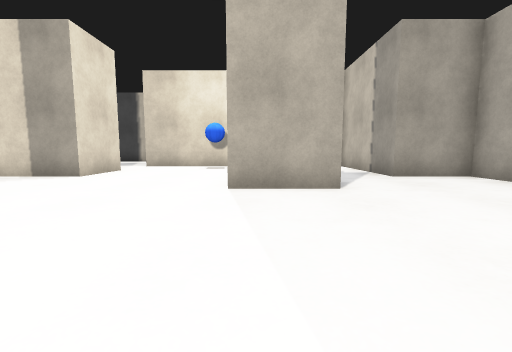
[1] (above)

21 first-person views from a walk through a world built for the Gazebo simulator. The camera is 0.35 m above the floor, tilts 6° down and sees 90° across. The floor is counted in squares, 0.5 m on a side. Each view is taken from the middle of a square. On the plan, view 1 faces up. The plan holds only what a view shows up to about 9 squares ahead; the rest is blank. The robots in the file are not drawn.

[2]
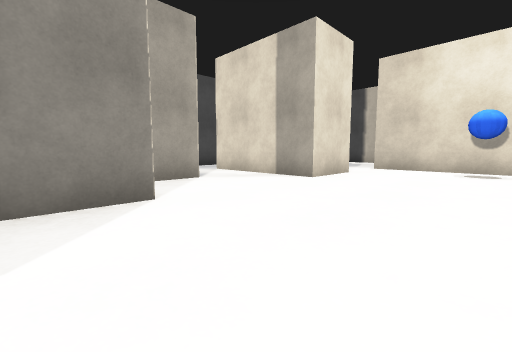

[3]
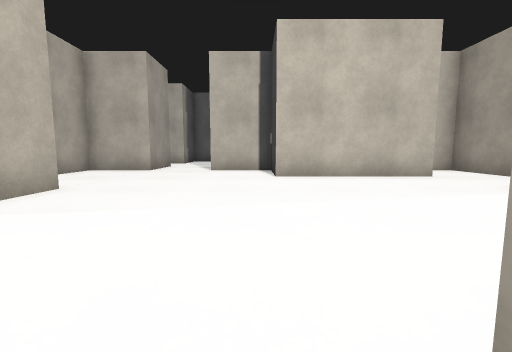

[4]
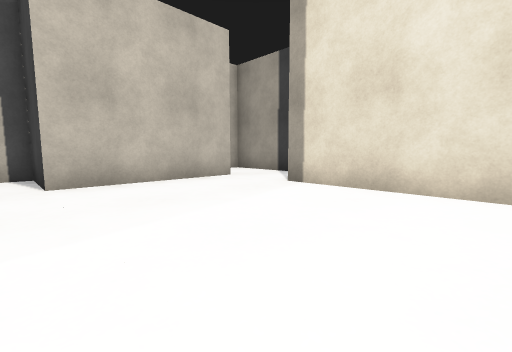

[5]
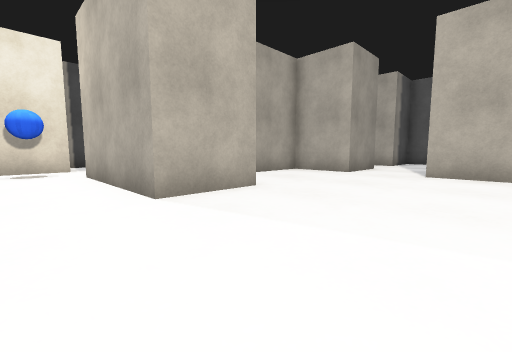

[6]
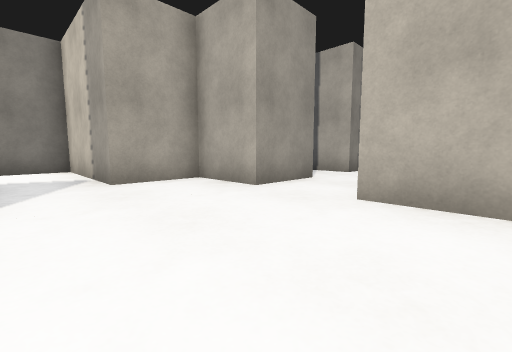

[7]
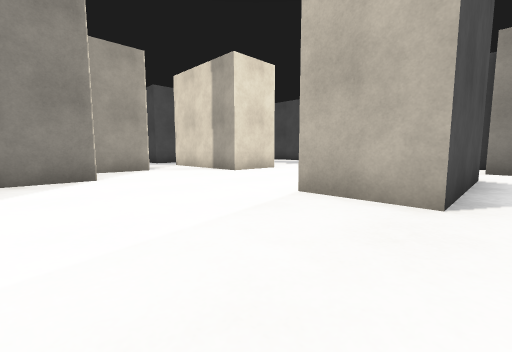

[8]
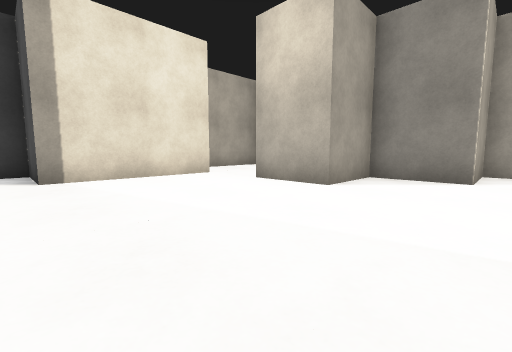

[9]
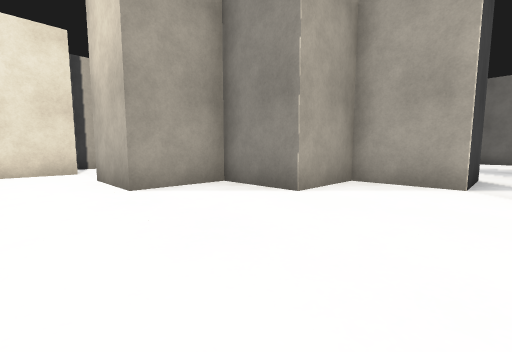

[10]
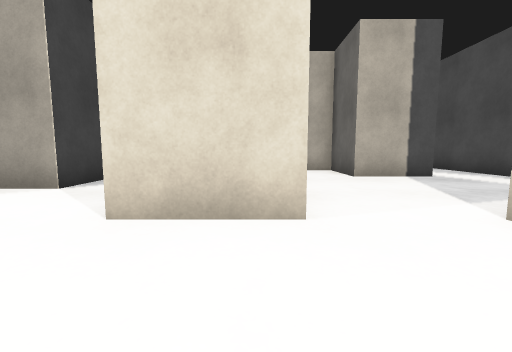

[11]
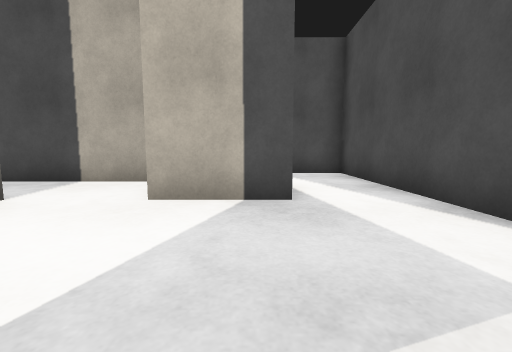

[12]
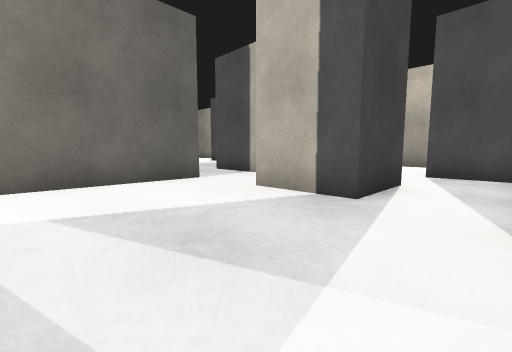

[13]
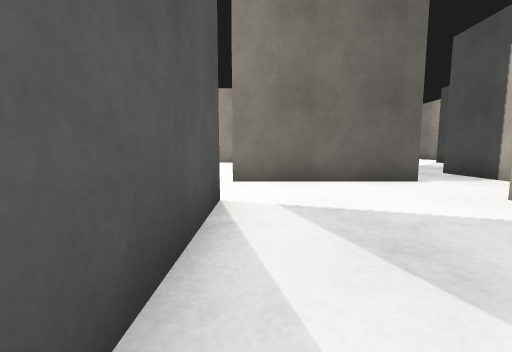

[14]
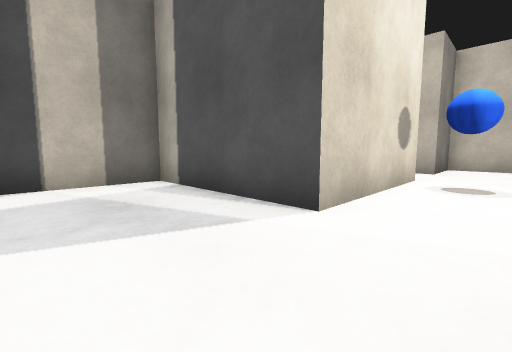

[15]
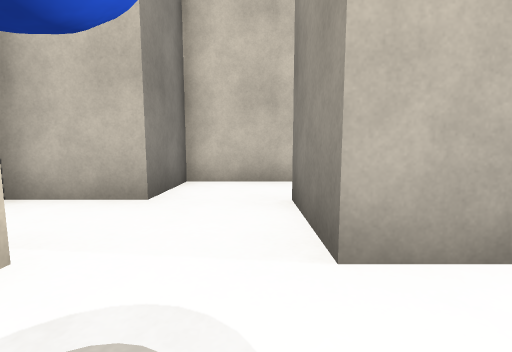

[16]
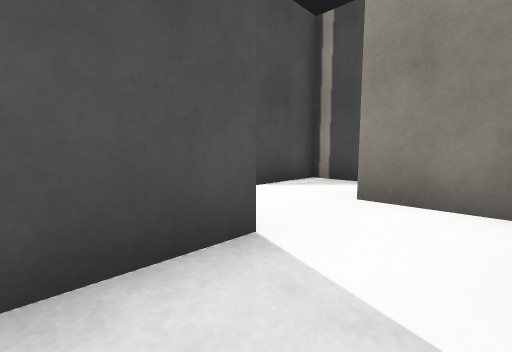

[17]
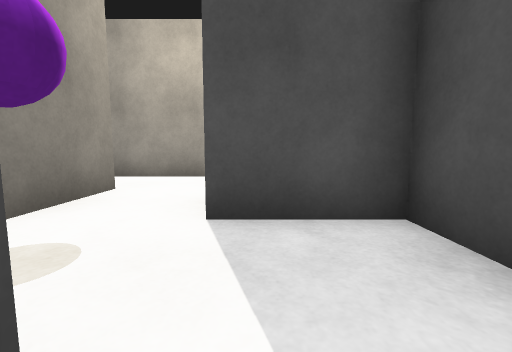

[18]
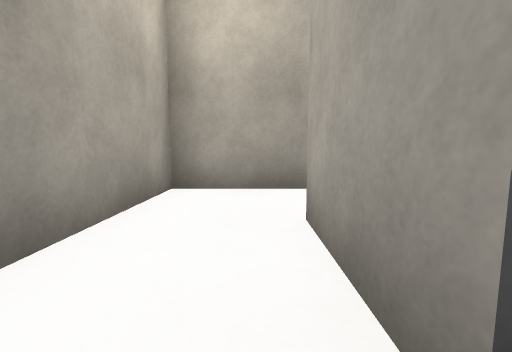

[19]
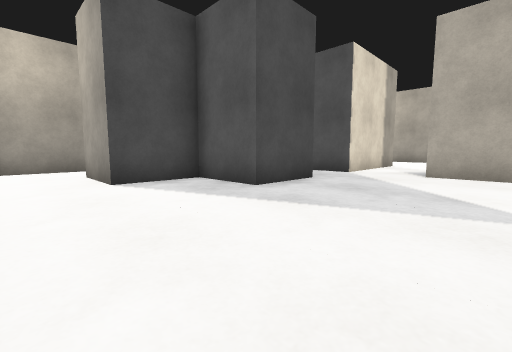

[20]
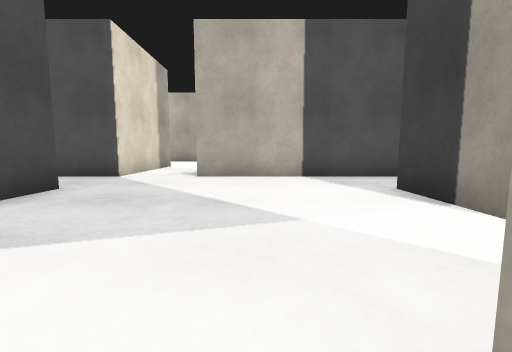

[21]
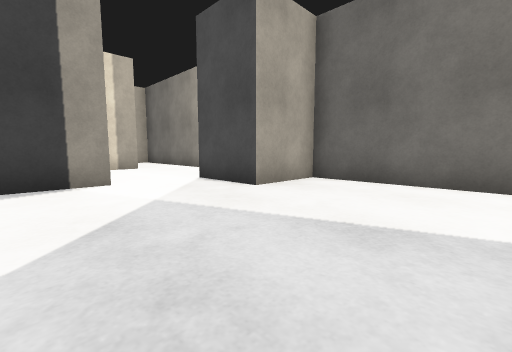

### Floor plan
Ten units are one square. View 1 is at (0, 0); x grows to the right and y downward. Boxes are objects, and circles mark ways between rooms. Rooms are numbered by the first view taken in them; rooms with no view inside come last. Other rooms are left out.
<svg viewBox="-170 -150 240 210">
<path fill="none" stroke="#000" d="M15 -85 15 -45 -5 -45 -5 -85M55 -45 55 -65 35 -65 35 -85M-26 35 15 35 15 55 55 55 55 49M35 36 35 -5 55 -5 55 -25M-5 -105 -45 -105M-55 -85 -45 -85 -45 -65 -85 -65M-85 -45 -65 -45 -65 -25 -45 -25 -45 -5 -25 -5 -25 15M-86 -85 -55 -85M-105 -125 -85 -125 -85 -105 -105 -105 -105 -65M-45 -105 -45 -145 -105 -145M-85 -65 -85 -81M-105 -65 -125 -65 -125 -85 -145 -85 -145 -105M-165 -61 -165 -25 -145 -25 -145 -5M-126 -5 -105 -5M-85 -6 -85 -45M-165 -106 -165 -94M-5 -85 15 -85M35 -85 35 -105 15 -105 15 -125 -5 -125 -5 -105M-145 -105 -125 -105M-140 -125 -165 -125 -165 -106M-105 -145 -125 -145 -125 -125"/>
<rect x="-25" y="-105" width="20" height="20" fill="#bbb"><title>blue ball</title></rect>
<rect x="-125" y="-125" width="20" height="20" fill="#bbb"><title>purple ball</title></rect>
<circle cx="-50" cy="-95" r="3" fill="#2a7"/>
<circle cx="-75" cy="-55" r="3" fill="#2a7"/>
<circle cx="25" cy="-75" r="3" fill="#2a7"/>
<circle cx="-95" cy="-75" r="3" fill="#2a7"/>
<circle cx="-95" cy="-135" r="3" fill="#2a7"/>
<circle cx="-155" cy="-95" r="3" fill="#2a7"/>
<text x="0" y="-30">1</text>
<text x="-80" y="-110">2</text>
<text x="-130" y="-50">3</text>
<text x="10" y="-100">4</text>
<text x="-140" y="-110">5</text>
<text x="-120" y="-130">6</text>
</svg>
Room 1 opens to room 2. Room 1 opens to room 3. Room 1 opens to room 4. Room 2 opens to room 3. Room 2 opens to room 6. Room 3 opens to room 5.

Where each view was taken, in squares from view 1:
view 1: 0 up, 0 right, facing up
view 2: 1 up, 1 left, facing up-left
view 3: 1 up, 3 left, facing right
view 4: 1 up, 2 left, facing down-right
view 5: 1 up, 2 left, facing up-right
view 6: 1 up, 2 right, facing up-right
view 7: 1 up, 2 right, facing up-left
view 8: 3 up, 2 right, facing down-left
view 9: 5 up, 1 left, facing down-left
view 10: 8 up, 2 left, facing left
view 11: 12 up, 5 left, facing left
view 12: 14 up, 5 left, facing down-left
view 13: 14 up, 5 left, facing down
view 14: 9 up, 7 left, facing up-right
view 15: 9 up, 2 left, facing right
view 16: 7 up, 3 right, facing up-left
view 17: 13 up, 10 left, facing left
view 18: 8 up, 15 left, facing up
view 19: 3 up, 16 left, facing up-right
view 20: 3 up, 15 left, facing right
view 21: 6 up, 11 left, facing down-left
